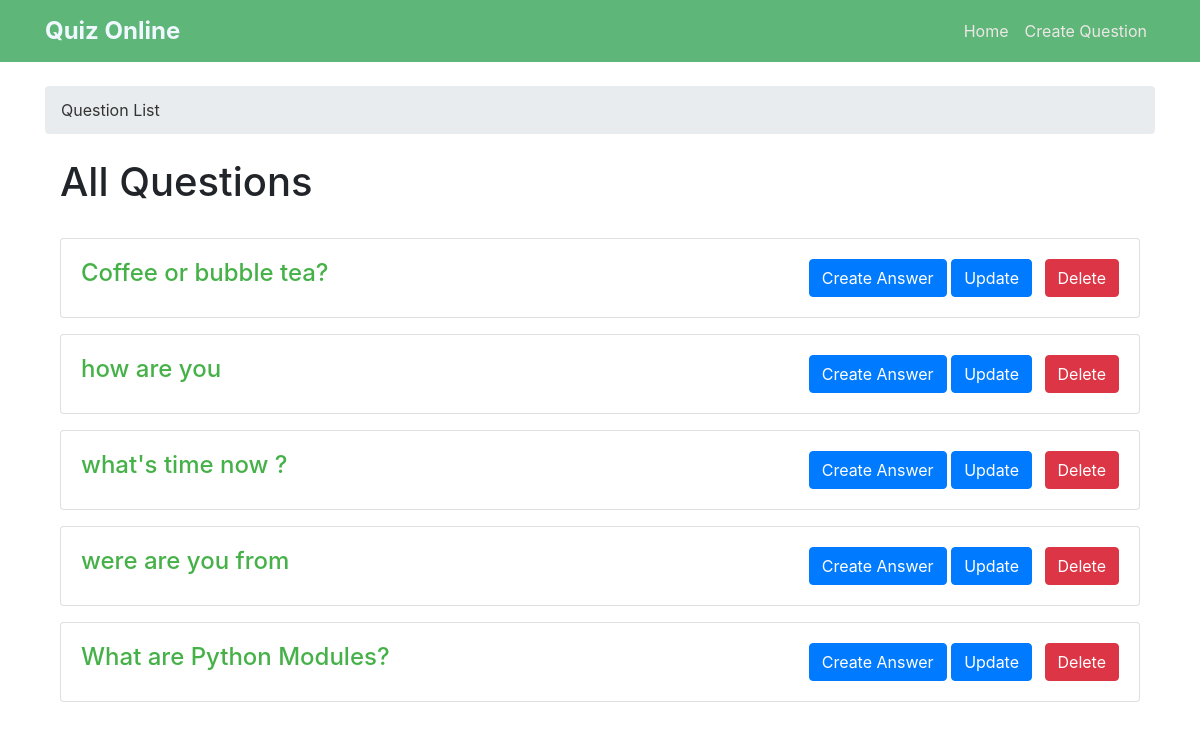
The app's page /, older data.
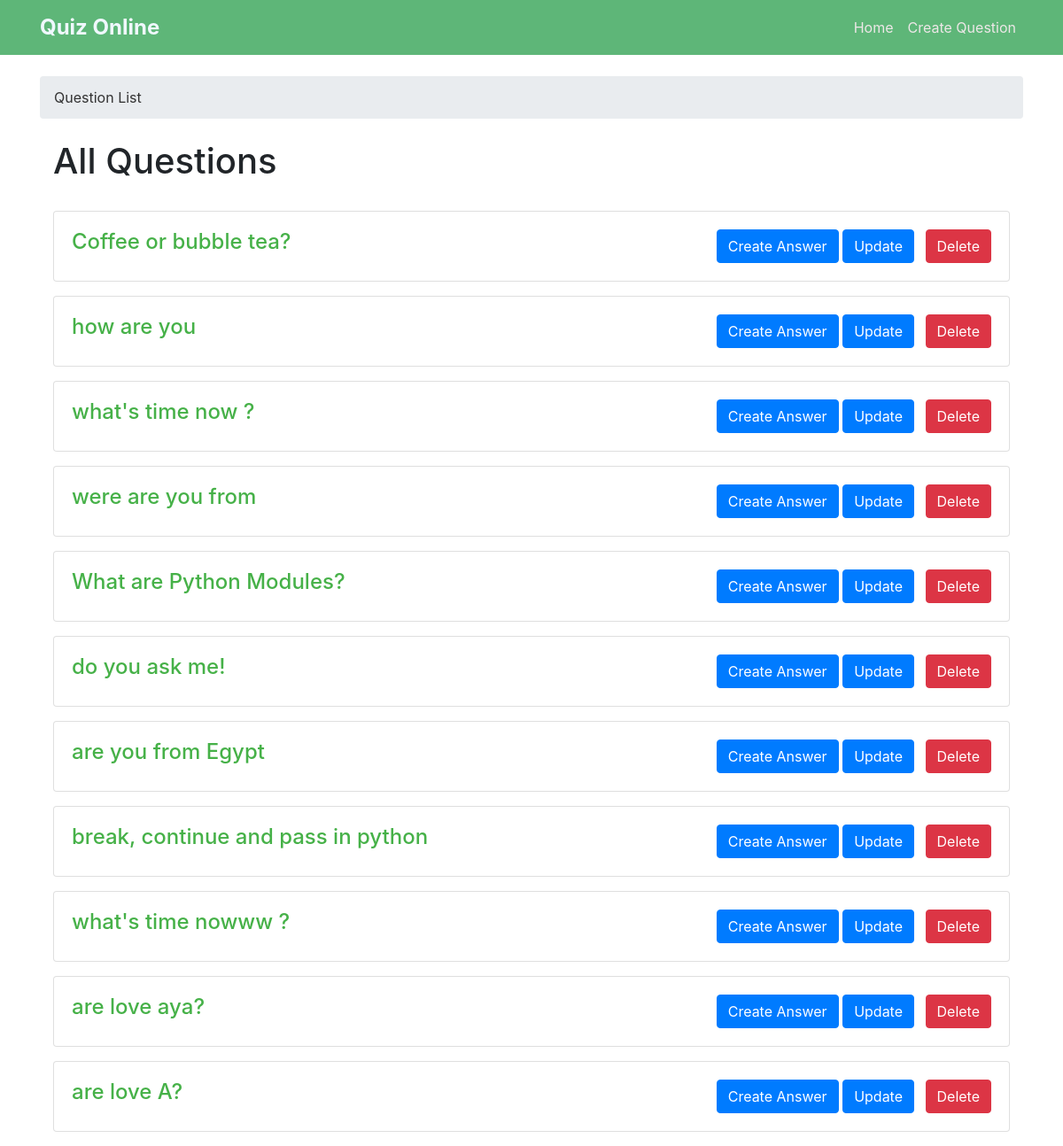
The same page, newer data.
### quiz_app/models.py (models this page shows)
class Question(models.Model):
    author = models.ForeignKey(User, on_delete=models.CASCADE)
    question_title = models.CharField(max_length=100)
    content = models.TextField(max_length=1000)
    tags = TaggableManager()
    created_at = models.DateTimeField(default=timezone.now)
    def __str__(self) -> str:
        return self.question_title

### quiz_app/views.py (the view)
# urls.py: path('', Question_List.as_view(), name = 'indax'),
class Question_List(ListView):
    model = Question
    context_object_name = "question"

### quiz_app/templates/quiz_app/question_list.html (shortened to what this page needs)
{% extends 'base.html' %}
{% block breadcrumb %}
    <li class="breadcrumb-item active">Question List</li>
{% endblock %}
{% block content %}
  <div class="container mt-4">
    <h1>All Questions</h1>
    <br>
    {% for q in question %}
    <div class="card mb-3">
      <div class="card-body d-flex justify-content-between">
        <a href="{{ q.id }}" class="a">
          <h4 class="card-title">{{ q }} </h4>
        <div>
          <a href="{{ q.id}}/answer" class="btn btn-primary">
             Create Answer
          </a>
          <a href="{{ q.id }}/update" class="btn btn-primary">
             Update
          </a>
          <a href="{{ q.id }}/delete" class="btn btn-danger ml-2">
             Delete
          </a>
        </div>
      </div>
    </div>
    {% endfor %}
  </div>
{% endblock %}

Row changes from the older to the newer data that the page shows:
added Question: question_title "do you ask me!"
added Question: question_title "are you from Egypt"
added Question: question_title "break, continue and pass in python"
added Question: question_title "what's time nowww ?"
added Question: question_title "are love aya?"
added Question: question_title "are love A?"
